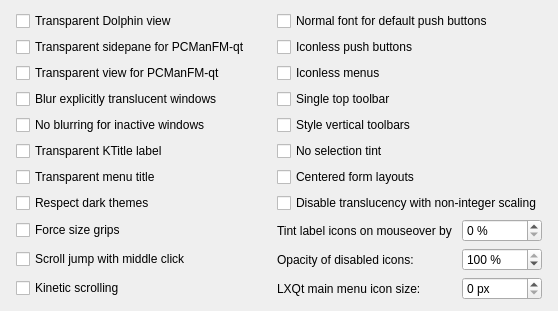
             <widget class="QWidget" name="tab">
              <attribute name="title">
               <string>Hacks</string>
              </attribute>
              <layout class="QGridLayout" name="gridLayout_8">
               <property name="sizeConstraint">
                <enum>QLayout::SetMinimumSize</enum>
               </property>
               <item row="0" column="0">
                <spacer name="horizontalSpacer_1">
                 <property name="orientation">
                  <enum>Qt::Horizontal</enum>
                 </property>
                 <property name="sizeHint" stdset="0">
                  <size>
                   <width>5</width>
                   <height>5</height>
                  </size>
                 </property>
                </spacer>
               </item>
               <item row="0" column="1">
                <widget class="QCheckBox" name="checkBoxDolphin">
                 <property name="toolTip">
                  <string>Merge Dolphin's view with its surroundings?

By default, it has the base background.</string>
                 </property>
                 <property name="text">
                  <string>Transparent Dolphin view</string>
                 </property>
                </widget>
               </item>
               <item row="0" column="2">
                <spacer name="horizontalSpacer_2">
                 <property name="orientation">
                  <enum>Qt::Horizontal</enum>
                 </property>
                 <property name="sizeType">
                  <enum>QSizePolicy::Fixed</enum>
                 </property>
                 <property name="sizeHint" stdset="0">
                  <size>
                   <width>20</width>
                   <height>5</height>
                  </size>
                 </property>
                </spacer>
               </item>
               <item row="0" column="3" colspan="2">
                <widget class="QCheckBox" name="checkBoxNormalBtn">
                 <property name="toolTip">
                  <string>No bold font for default push buttons?

Such push buttons have bold text by default.</string>
                 </property>
                 <property name="text">
                  <string>Normal font for default push buttons</string>
                 </property>
                </widget>
               </item>
               <item row="0" column="5">
                <spacer name="horizontalSpacer_3">
                 <property name="orientation">
                  <enum>Qt::Horizontal</enum>
                 </property>
                 <property name="sizeHint" stdset="0">
                  <size>
                   <width>5</width>
                   <height>5</height>
                  </size>
                 </property>
                </spacer>
               </item>
               <item row="1" column="1">
                <widget class="QCheckBox" name="checkBoxPcmanfmSide">
                 <property name="toolTip">
                  <string>Merge PCManFM-qt's sidepane with its surroundings.

Under LXQt, it needs logging out and in or closing
PCManFM-qt and then, stopping and starting Desktop
with LXQt Session Settings.</string>
                 </property>
                 <property name="text">
                  <string>Transparent sidepane for PCManFM-qt</string>
                 </property>
                </widget>
               </item>
               <item row="1" column="3" colspan="2">
                <widget class="QCheckBox" name="checkBoxIconlessBtn">
                 <property name="toolTip">
                  <string>No icon for push buttons that have text?

By default, most push buttons have icon.

If this is disabled, see:
Miscellaneous → Respect current DE if possible</string>
                 </property>
                 <property name="text">
                  <string>Iconless push buttons</string>
                 </property>
                </widget>
               </item>
               <item row="2" column="1">
                <widget class="QCheckBox" name="checkBoxPcmanfmView">
                 <property name="toolTip">
                  <string>Merge PCManFM-qt's view with its surroundings.

Under LXQt, it needs logging out and in or closing
PCManFM-qt and then, stopping and starting Desktop
with LXQt Session Settings.</string>
                 </property>
                 <property name="text">
                  <string>Transparent view for PCManFM-qt</string>
                 </property>
                </widget>
               </item>
               <item row="2" column="3" colspan="2">
                <widget class="QCheckBox" name="checkBoxIconlessMenu">
                 <property name="toolTip">
                  <string>No icon for menu-items?

By default, some of them may have icon.

If this is disabled, see:
Miscellaneous → Respect current DE if possible</string>
                 </property>
                 <property name="text">
                  <string>Iconless menus</string>
                 </property>
                </widget>
               </item>
               <item row="3" column="1">
                <widget class="QCheckBox" name="checkBoxBlurTranslucent">
                 <property name="toolTip">
                  <string>Blur the regions behind windows that are made
translucent by their apps explicitly if possible.

This needs the KDE blur effect.

Konsole, QTerminal and LXQt panel are some examples.</string>
                 </property>
                 <property name="text">
                  <string>Blur explicitly translucent windows</string>
                 </property>
                </widget>
               </item>
               <item row="3" column="3" colspan="2">
                <widget class="QCheckBox" name="checkBoxToolbar">
                 <property name="toolTip">
                  <string>Only the top toolbar should be styled?

By default, all toolbars are styled,
whether they are on the top or at any
other position.</string>
                 </property>
                 <property name="text">
                  <string>Single top toolbar</string>
                 </property>
                </widget>
               </item>
               <item row="4" column="1">
                <widget class="QCheckBox" name="checkBoxBlurActive">
                 <property name="toolTip">
                  <string>By default, both active and inactive translucent windows
will be blurred if blurring is enabled.</string>
                 </property>
                 <property name="text">
                  <string>No blurring for inactive windows</string>
                 </property>
                </widget>
               </item>
               <item row="4" column="3" colspan="2">
                <widget class="QCheckBox" name="checkBoxVToolbar">
                 <property name="toolTip">
                  <string>By default, vertical toolbars are not styled.

If this is disabled, see the above option.</string>
                 </property>
                 <property name="text">
                  <string>Style vertical toolbars</string>
                 </property>
                </widget>
               </item>
               <item row="5" column="1">
                <widget class="QCheckBox" name="checkBoxKtitle">
                 <property name="toolTip">
                  <string>Do not draw any background for KTitles.</string>
                 </property>
                 <property name="whatsThis">
                  <string>&lt;html&gt;&lt;head/&gt;&lt;body&gt;&lt;p&gt;Do not draw any background for KTitles?&lt;/p&gt;&lt;p&gt;Ktitles are used by some KDE applications to show different sections in configuration dialogs.&lt;/p&gt;&lt;/body&gt;&lt;/html&gt;</string>
                 </property>
                 <property name="text">
                  <string>Transparent KTitle label</string>
                 </property>
                </widget>
               </item>
               <item row="5" column="3" colspan="2">
                <widget class="QCheckBox" name="checkBoxTint">
                 <property name="toolTip">
                  <string>Do not tint selected label icons with
the highlight color!</string>
                 </property>
                 <property name="whatsThis">
                  <string>&lt;html&gt;&lt;head/&gt;&lt;body&gt;&lt;p&gt;By default, selected label icons are tinted by the highlight color.&lt;/p&gt;&lt;p&gt;Checking this box removes the tint.&lt;/p&gt;&lt;/body&gt;&lt;/html&gt;</string>
                 </property>
                 <property name="text">
                  <string>No selection tint</string>
                 </property>
                </widget>
               </item>
               <item row="6" column="1">
                <widget class="QCheckBox" name="checkBoxMenuTitle">
                 <property name="toolTip">
                  <string>Do not draw any background for (KDE) menu titles.
(Needs Logging out and in for Plasma menus.)</string>
                 </property>
                 <property name="whatsThis">
                  <string>&lt;html&gt;&lt;head/&gt;&lt;body&gt;&lt;p&gt;Do not draw any background for (KDE) menu titles?&lt;/p&gt;&lt;p&gt;Menu titles are like menu separators but with icon and text.&lt;/p&gt;&lt;p&gt;This needs Logging out and in for KDE Plasma menus. For LXQt panel, a panel restart with &lt;span style=&quot; font-style:italic;&quot;&gt;Session Settings &lt;/span&gt;is enough.&lt;/p&gt;&lt;/body&gt;&lt;/html&gt;</string>
                 </property>
                 <property name="text">
                  <string>Transparent menu title</string>
                 </property>
                </widget>
               </item>
               <item row="6" column="3" colspan="2">
                <widget class="QCheckBox" name="checkBoxCenteredForms">
                 <property name="toolTip">
                  <string>If checked, the contents of a form will be
horizontally centered as far as possible.</string>
                 </property>
                 <property name="text">
                  <string>Centered form layouts</string>
                 </property>
                </widget>
               </item>
               <item row="7" column="1">
                <widget class="QCheckBox" name="checkBoxDark">
                 <property name="toolTip">
                  <string>Some apps may not respect dark themes.
Kvantum can try to correct their behavior
as far as possible.</string>
                 </property>
                 <property name="text">
                  <string>Respect dark themes</string>
                 </property>
                </widget>
               </item>
               <item row="7" column="3" colspan="2">
                <widget class="QCheckBox" name="checkBoxNoninteger">
                 <property name="toolTip">
                  <string>You might see annoying artifacts that are caused
by bugs in Qt's handling of non-integer scaling
with window translucency or gradient.</string>
                 </property>
                 <property name="text">
                  <string>Disable translucency with non-integer scaling</string>
                 </property>
                </widget>
               </item>
               <item row="8" column="1">
                <widget class="QCheckBox" name="checkBoxGrip">
                 <property name="toolTip">
                  <string>Show size grips of dialogs and statusbars
as far as possible.</string>
                 </property>
                 <property name="whatsThis">
                  <string>&lt;html&gt;&lt;head/&gt;&lt;body&gt;&lt;p&gt;Show size grips of dialogs and statusbars as far as possible?&lt;/p&gt;&lt;p&gt;By default, the application decides whether they should be shown, but this hack could be useful for resizing windows easily when there is no window border.&lt;/p&gt;&lt;/body&gt;&lt;/html&gt;</string>
                 </property>
                 <property name="text">
                  <string>Force size grips</string>
                 </property>
                </widget>
               </item>
               <item row="8" column="3">
                <widget class="QLabel" name="labelTint">
                 <property name="toolTip">
                  <string>The highlight color is used for tinting.

This is mostly relevant with monochrome icons.

Hard-coded icons/styles may not respect this key.</string>
                 </property>
                 <property name="text">
                  <string>Tint label icons on mouseover by </string>
                 </property>
                </widget>
               </item>
               <item row="8" column="4">
                <widget class="QSpinBox" name="spinTint">
                 <property name="toolTip">
                  <string>The highlight color is used for tinting.

This is mostly relevant with monochrome icons.

Hard-coded icons/styles may not respect this key.</string>
                 </property>
                 <property name="suffix">
                  <string> %</string>
                 </property>
                 <property name="maximum">
                  <number>100</number>
                 </property>
                </widget>
               </item>
               <item row="9" column="1">
                <widget class="QCheckBox" name="checkBoxScrollJump">
                 <property name="toolTip">
                  <string>By default, the scroll slider jumps to a position
when the scrollbar is left clicked.

If this is disabled, see:
Miscellaneous → Respect current DE if possible</string>
                 </property>
                 <property name="text">
                  <string>Scroll jump with middle click</string>
                 </property>
                </widget>
               </item>
               <item row="9" column="3">
                <widget class="QLabel" name="labelOpacity">
                 <property name="toolTip">
                  <string>Useful with monochrome icon sets and
when the opacity of disabled icons is not
reduced by other means.</string>
                 </property>
                 <property name="whatsThis">
                  <string>&lt;html&gt;&lt;head/&gt;&lt;body&gt;&lt;p&gt;Useful with monochrome icon sets and when the opacity of disabled icons is not reduced by other means.&lt;/p&gt;&lt;p&gt;KDE automatically reduces the opacity of disabled icons. Therefore, this option might be useful rather under other desktop environments.&lt;/p&gt;&lt;/body&gt;&lt;/html&gt;</string>
                 </property>
                 <property name="text">
                  <string>Opacity of disabled icons:</string>
                 </property>
                </widget>
               </item>
               <item row="9" column="4">
                <widget class="QSpinBox" name="spinOpacity">
                 <property name="toolTip">
                  <string>Useful with monochrome icon sets and
when the opacity of disabled icons is not
reduced by other means.</string>
                 </property>
                 <property name="whatsThis">
                  <string>&lt;html&gt;&lt;head/&gt;&lt;body&gt;&lt;p&gt;Useful with monochrome icon sets and when the opacity of disabled icons is not reduced by other means.&lt;/p&gt;&lt;p&gt;KDE automatically reduces the opacity of disabled icons. Therefore, this option might be useful rather under other desktop environments.&lt;/p&gt;&lt;/body&gt;&lt;/html&gt;</string>
                 </property>
                 <property name="suffix">
                  <string> %</string>
                 </property>
                 <property name="maximum">
                  <number>100</number>
                 </property>
                 <property name="value">
                  <number>100</number>
                 </property>
                </widget>
               </item>
               <item row="10" column="1">
                <widget class="QCheckBox" name="checkBoxKineticScrolling">
                 <property name="toolTip">
                  <string>Scroll some scrollable widgets by flicking them
with the left mouse button.

Warning: Qt's kinetic scrolling has bugs and may
seriously interfere with other jobs.</string>
                 </property>
                 <property name="text">
                  <string>Kinetic scrolling</string>
                 </property>
                </widget>
               </item>
               <item row="10" column="3">
                <widget class="QLabel" name="labelLxqtMenu">
                 <property name="toolTip">
                  <string>Has effect only when the main menu is NOT styled by LXQt.

Values less than 16 mean the default menu icon size.

Needs LXQt panel to be restarted either by &quot;Session Settings&quot;
or through logging out and in again.</string>
                 </property>
                 <property name="text">
                  <string>LXQt main menu icon size:</string>
                 </property>
                </widget>
               </item>
               <item row="10" column="4">
                <widget class="QSpinBox" name="spinLxqtMenu">
                 <property name="toolTip">
                  <string>Has effect only when the main menu is NOT styled by LXQt.

Values less than 16 mean the default menu icon size.

Needs LXQt panel to be restarted either by &quot;Session Settings&quot;
or through logging out and in again.</string>
                 </property>
                 <property name="suffix">
                  <string> px</string>
                 </property>
                 <property name="maximum">
                  <number>32</number>
                 </property>
                 <property name="value">
                  <number>0</number>
                 </property>
                </widget>
               </item>
              </layout>
             </widget>
